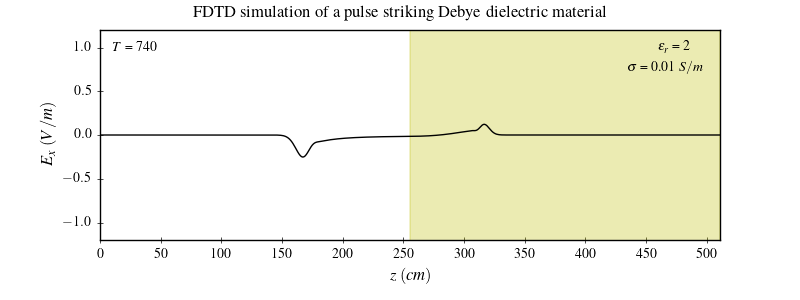

The Python source for this figure:
#!/usr/bin/env python
# File: fd1d_2_3.py
# Name: D.Saravanan
# Date: 10/01/2022

""" Simulation of a pulse striking a frequency-dependent dielectric material and
implements the discrete Fourier transform with a Gaussian pulse as its source """

import matplotlib.pyplot as plt
import numpy as np
from numpy import pi, exp, hypot, sin, cos, arctan2
from collections import namedtuple

plt.style.use("classic")
plt.style.use("../pyplot.mplstyle")


def visualize(ns: int, nx: int, epsr: float, sigma: float, nax: np.ndarray, ex: np.ndarray) -> None:
    fig, ax = plt.subplots(figsize=(8,3), gridspec_kw={"hspace":0.2})
    fig.suptitle(r"FDTD simulation of a pulse striking Debye dielectric material")
    medium = (1-nax)/(1-nax[-1])*1e3 if epsr > 1 else (1-nax)
    medium[medium==0] = -1e3
    ax.plot(ex, color="black", linewidth=1)
    ax.fill_between(range(nx), medium, medium[0], color='y', alpha=0.3)
    ax.set(xlim=(0, nx-1), ylim=(-1.2, 1.2))
    ax.set(xticks=range(0, nx+1, round(nx//10,-1)))
    ax.set(xlabel=r"$z\;(cm)$", ylabel=r"$E_x\;(V/m)$")
    ax.text(0.02, 0.90, rf"$T$ = {ns}", transform=ax.transAxes)
    ax.text(0.90, 0.90, rf"$\epsilon_r$ = {epsr}", transform=ax.transAxes)
    ax.text(0.85, 0.80, rf"$\sigma$ = {sigma} $S/m$", transform=ax.transAxes)
    plt.subplots_adjust(bottom=0.2, hspace=0.45)
    plt.savefig("fd1d_2_3.png", dpi=100)


def amplitude(ns: int, nx: int, epsr: float, sigma: float, nax: np.ndarray, amp: np.ndarray) -> None:
    fig, ax = plt.subplots(figsize=(8,3), gridspec_kw={"hspace":0.2})
    fig.suptitle(r"The discrete Fourier transform with pulse as its source")
    medium = (1-nax)/(1-nax[-1])*1e3 if epsr > 1 else (1-nax)
    medium[medium==0] = -1e3
    ax.plot(amp, color="black", linewidth=1)
    ax.fill_between(range(nx), medium, medium[0], color='y', alpha=0.3)
    ax.set(xlim=(0, nx-1), ylim=(-0.2, 2.2))
    ax.set(xticks=range(0, nx+1, round(nx//10,-1)))
    ax.set(xlabel=r"$z\;(cm)$", ylabel=r"$Amp\;(V)$")
    ax.text(0.02, 0.90, rf"$T$ = {ns}", transform=ax.transAxes)
    ax.text(0.90, 0.90, rf"$\epsilon_r$ = {epsr}", transform=ax.transAxes)
    ax.text(0.85, 0.80, rf"$\sigma$ = {sigma} $S/m$", transform=ax.transAxes)
    plt.subplots_adjust(bottom=0.2, hspace=0.45)
    plt.savefig("fd1d_amp_2_3.png", dpi=100)


medium = namedtuple('medium', (
    'nax', 'nbx',
    'ncx', 'ndx',
))


ftrans = namedtuple('ftrans', (
    'r_pt', 'i_pt',
    'r_in', 'i_in',
))


def gaussian(t: int, t0: int, sigma: float) -> float:
    return np.exp(-0.5*((t - t0)/sigma)**2)


def fourier(t: int, nf: int, nx: int, dt: float, freq: np.ndarray, ex: np.ndarray, ft: ftrans) -> None:
    # calculate the Fourier transform of Ex field
    ft.r_pt[0:nf,0:nx] += cos(2*pi*freq[0:nf]*dt*t) * ex[0:nx]
    ft.i_pt[0:nf,0:nx] -= sin(2*pi*freq[0:nf]*dt*t) * ex[0:nx]
    if t < nx//2:
        # calculate the Fourier transform of input source
        ft.r_in[0:nf] += cos(2*pi*freq[0:nf]*dt*t) * ex[10]
        ft.i_in[0:nf] -= sin(2*pi*freq[0:nf]*dt*t) * ex[10]


def dxfield(t: int, nx: int, dx: np.ndarray, hy: np.ndarray) -> None:
    # calculate the electric flux density Dx
    dx[1:nx] += 0.5 * (hy[0:nx-1] - hy[1:nx])
    # put a Gaussian pulse at the low end
    dx[1] += gaussian(t, 50, 10.0)


def exfield(nx: int, md: medium, dx: np.ndarray, ix: np.ndarray, sx: np.ndarray, ex: np.ndarray) -> None:
    # calculate the Ex field from Dx
    ex[1:nx] = md.nax[1:nx] * (dx[1:nx] - ix[1:nx] - md.ncx[1:nx] * sx[1:nx])
    ix[1:nx] += md.nbx[1:nx] * ex[1:nx]
    sx[1:nx] = md.ncx[1:nx] * sx[1:nx] + md.ndx[1:nx] * ex[1:nx]


def hyfield(nx: int, ex: np.ndarray, hy: np.ndarray, bc: np.ndarray) -> None:
    # absorbing boundary conditions
    ex[0], bc[0], bc[1] = bc[0], bc[1], ex[1]
    ex[nx-1], bc[3], bc[2] = bc[3], bc[2], ex[nx-2]
    # calculate the Hy field
    hy[0:nx-1] += 0.5 * (ex[0:nx-1] - ex[1:nx])


def dielectric(nx: int, dt: float, chi: float, tau: float, epsr: float, sigma: float) -> medium:
    md = medium(
        nax = np.full(nx, 1.0, dtype=np.float64),
        nbx = np.full(nx, 0.0, dtype=np.float64),
        ncx = np.full(nx, 0.0, dtype=np.float64),
        ndx = np.full(nx, 0.0, dtype=np.float64),
    )
    eps0: float = 8.854e-12  # vacuum permittivity (F/m)
    md.nax[nx//2:] = 1/(epsr + sigma*dt/eps0 + chi*dt/tau)
    md.nbx[nx//2:] = sigma*dt/eps0
    md.ncx[nx//2:] = exp(-dt/tau)
    md.ndx[nx//2:] = chi*dt/tau
    return md


def main():

    nx: int = 512  # number of grid points
    ns: int = 740  # number of time steps

    dx = np.zeros(nx, dtype=np.float64)
    ex = np.zeros(nx, dtype=np.float64)
    ix = np.zeros(nx, dtype=np.float64)
    sx = np.zeros(nx, dtype=np.float64)
    hy = np.zeros(nx, dtype=np.float64)

    bc = np.zeros(4, dtype=np.float64)

    ds: float = 0.01  # spatial step (m)
    dt: float = ds/6e8  # time step (s)
    chi: float = 2.0  # relaxation susceptibility
    tau: float = 0.001e-6  # relaxation time (s)
    epsr: float = 2.0  # relative permittivity
    sigma: float = 0.01  # conductivity (S/m)
    md: medium = dielectric(nx, dt, chi, tau, epsr, sigma)

    # frequency 50 MHz, 200 MHz, 500 MHz
    freq = np.array(([50e6], [200e6], [500e6]), dtype=np.float64)
    nf: int = len(freq)  # number of frequencies

    ft = ftrans(
        r_pt = np.zeros((nf, nx), dtype=np.float64),
        i_pt = np.zeros((nf, nx), dtype=np.float64),
        r_in = np.zeros((nf, 1), dtype=np.float64),
        i_in = np.zeros((nf, 1), dtype=np.float64),
    )

    amplt = np.zeros((nf, nx), dtype=np.float64)
    phase = np.zeros((nf, nx), dtype=np.float64)

    for t in np.arange(1, ns+1).astype(np.int32):
        dxfield(t, nx, dx, hy)
        exfield(nx, md, dx, ix, sx, ex)
        fourier(t, nf, nx, dt, freq, ex, ft)
        hyfield(nx, ex, hy, bc)

    # calculate the amplitude and phase at each frequency
    amplt = 1/hypot(ft.r_in,ft.i_in) * hypot(ft.r_pt,ft.i_pt)
    phase = arctan2(ft.i_pt,ft.r_pt) - arctan2(ft.i_in,ft.r_in)

    visualize(ns, nx, epsr, sigma, md.nax, ex)
    amplitude(ns, nx, epsr, sigma, md.nax, amplt[2])


if __name__ == "__main__":
    main()
